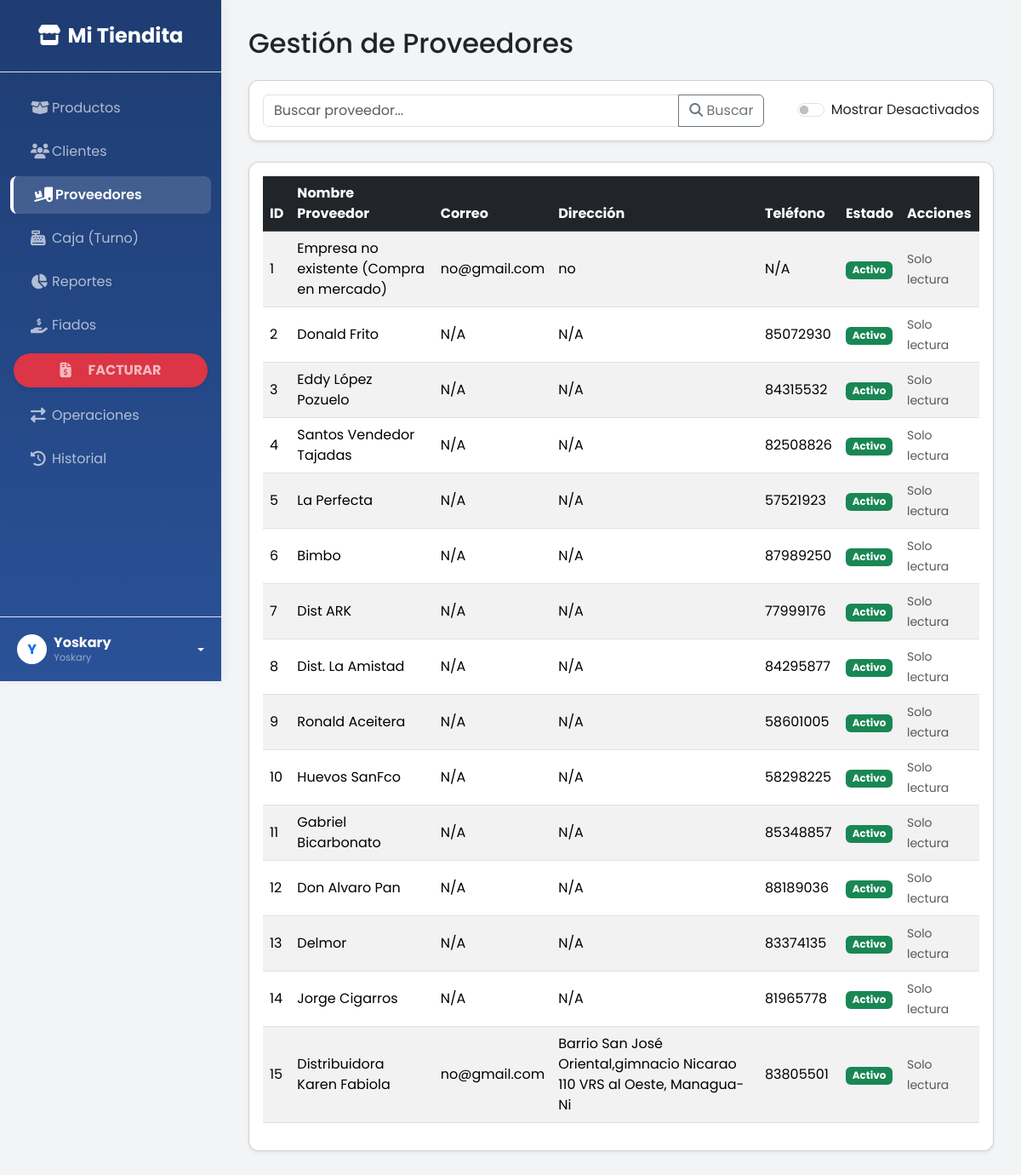
Page /proveedores/ (signed in) on the committed database.
### tienda/models.py (models this page shows, shortened)
class Proveedores(models.Model):
    id_proveedor = models.IntegerField(db_column='id_Proveedor', primary_key=True)
    nombre_proveedor = models.CharField(db_column='nombre_proveedor', max_length=100)
    correo = models.CharField(db_column='correo', max_length=100, blank=True, null=True)
    direccion = models.TextField(db_column='Direccion', blank=True, null=True)
    activo = models.BooleanField(db_column='Activo', default=True)
    class Meta:
        managed = True
        db_table = 'Proveedores'

class ProveedorTelefono(models.Model):
    id_telefonoprove = models.AutoField(db_column='id_telefonoProve', primary_key=True)
    id_proveedor = models.ForeignKey(Proveedores, models.DO_NOTHING, db_column='id_Proveedor')
    numero_telefono_p = models.CharField(db_column='numero_telefono_P', max_length=20)
    class Meta:
        managed = True
        db_table = 'ProveedorTelefono'

### tienda/views.py (the view)
    def wrapper(request, *args, **kwargs):
        if 'user_id' not in request.session:
            return redirect('login')
        return view_func(request, *args, **kwargs)

### tienda/views.py (called while the page is built)
def login_requerido(view_func):
    def wrapper(request, *args, **kwargs):
        if 'user_id' not in request.session:
            return redirect('login')
        return view_func(request, *args, **kwargs)
    return wrapper

### tienda/templates/tienda/proveedores.html (shortened to what this page needs)
{% extends 'tienda/base.html' %}
{% block content %}
    <div class="d-flex justify-content-between align-items-center mb-3">
        <h1 class="h2">Gestión de Proveedores</h1>
    </div>
    <div class="card shadow-sm mb-4">
        <div class="card-body">
            <form method="GET" action="{% url 'proveedores_lista' %}" class="d-flex justify-content-between">
                <div class="input-group" style="width: 70%;">
                    <input type="text" class="form-control" placeholder="Buscar proveedor..." name="q" value="{{ search_query }}">
                    <button class="btn btn-outline-secondary" type="submit"><i class="fas fa-search"></i> Buscar</button>
                </div>
                <div class="form-check form-switch align-self-center">
                    <input class="form-check-input" type="checkbox" id="mostrar_desactivados" name="mostrar_desactivados" value="true" {% if mostrando_desactivados %}checked{% endif %} onchange="this.form.submit()">
                    <label class="form-check-label" for="mostrar_desactivados">Mostrar Desactivados</label>
                </div>
            </form>
        </div>
    </div>
    <div class="card shadow-sm">
        <div class="card-body">
            <div class="table-responsive">
                <table class="table table-striped table-hover align-middle">
                    <thead class="table-dark">
                        <tr><th>ID</th><th>Nombre Proveedor</th><th>Correo</th><th>Dirección</th><th>Teléfono</th><th>Estado</th><th>Acciones</th></tr>
                    </thead>
                    <tbody>
                        {% for proveedor in proveedores %}
                        <tr {% if not proveedor.Activo %}class="opacity-50"{% endif %}>
                            <td>{{ proveedor.id_Proveedor }}</td>
                            <td>{% if not proveedor.Activo %}<s>{{ proveedor.nombre_proveedor }}</s>{% else %}{{ proveedor.nombre_proveedor }}{% endif %}</td>
                            <td>{{ proveedor.correo|default:"N/A" }}</td>
                            <td>{{ proveedor.Direccion|default:"N/A" }}</td>
                            <td>{{ proveedor.Telefonos|default:"N/A" }}</td>
                            <td>{% if proveedor.Activo %}<span class="badge bg-success">Activo</span>{% else %}<span class="badge bg-danger">Desactivado</span>{% endif %}</td>
                            <td>
                                {% if request.session.user_rol == 'Admin' %}
                                    <a href="{% url 'proveedores_editar' proveedor.id_Proveedor %}" class="btn btn-sm btn-warning"><i class="fas fa-edit"></i></a>
                                    {% if proveedor.Activo %}
                                        <button type="button" class="btn btn-sm btn-danger" data-bs-toggle="modal" data-bs-target="#confirmDeleteModal" data-prov-id="{{ proveedor.id_Proveedor }}" data-prov-name="{{ proveedor.nombre_proveedor }}"><i class="fas fa-trash"></i></button>
                                    {% else %}
                                        <a href="{% url 'proveedores_reactivar' proveedor.id_Proveedor %}" class="btn btn-sm btn-success"><i class="fas fa-check"></i></a>
                                    {% endif %}
                                {% else %}
                                    <span class="text-muted small">Solo lectura</span>
                                {% endif %}
                            </td>
                        </tr>
                        {% empty %}
                        <tr><td colspan="7" class="text-center">No se encontraron proveedores.</td></tr>
                        {% endfor %}
                    </tbody>
                </table>
            </div>
        </div>
    </div>
{% endblock %}

### tienda/templates/tienda/base.html (style rules this page uses)
body { font-family: 'Poppins', sans-serif; transition: background-color 0.3s, color 0.3s; }
[data-bs-theme="light"] body { background-color: #f3f4f6; color: #212529; }
.card { border-radius: 12px; box-shadow: 0 4px 6px rgba(0,0,0,0.05); }

### rows in the picture
Proveedores: nombre_proveedor "Empresa no existente (Compra en mercado)", correo "no@gmail.com", Direccion "no"
Proveedores: nombre_proveedor "Donald Frito"
ProveedorTelefono: Telefonos "85072930"
Proveedores: nombre_proveedor "Eddy López Pozuelo"
ProveedorTelefono: Telefonos "84315532"
Proveedores: nombre_proveedor "Santos Vendedor Tajadas"
ProveedorTelefono: Telefonos "82508826"
Proveedores: nombre_proveedor "La Perfecta"
ProveedorTelefono: Telefonos "57521923"
Proveedores: nombre_proveedor "Bimbo"
ProveedorTelefono: Telefonos "87989250"
Proveedores: nombre_proveedor "Dist ARK"
ProveedorTelefono: Telefonos "77999176"
Proveedores: nombre_proveedor "Dist. La Amistad"
ProveedorTelefono: Telefonos "84295877"
Proveedores: nombre_proveedor "Ronald Aceitera"
ProveedorTelefono: Telefonos "58601005"
Proveedores: nombre_proveedor "Huevos SanFco"
ProveedorTelefono: Telefonos "58298225"
Proveedores: nombre_proveedor "Gabriel Bicarbonato"
ProveedorTelefono: Telefonos "85348857"
Proveedores: nombre_proveedor "Don Alvaro Pan"
ProveedorTelefono: Telefonos "88189036"
Proveedores: nombre_proveedor "Delmor"
ProveedorTelefono: Telefonos "83374135"
Proveedores: nombre_proveedor "Jorge Cigarros"
ProveedorTelefono: Telefonos "81965778"
Proveedores: nombre_proveedor "Distribuidora Karen Fabiola", correo "no@gmail.com", Direccion "Barrio San José Oriental,gimnacio Nicarao 110 VRS al Oeste, Managua-Ni"
ProveedorTelefono: Telefonos "83805501"

### other values in the picture
{{ request.session.user_nombre|slice:":1"|upper }} "Y"
{{ request.session.user_nombre }} "Yoskary"
{{ request.session.user_rol }} "Yoskary"
{{ proveedor.id_Proveedor }} "1" "2" "3" "4" "5" "6" "7" "8" "9" "10" "11" "12" "13" "14" "15"
{{ proveedor.Telefonos|default:"N/A" }} "N/A"
{{ proveedor.correo|default:"N/A" }} "N/A" "N/A" "N/A" "N/A" "N/A" "N/A" "N/A" "N/A" "N/A" "N/A" "N/A" "N/A" "N/A"
{{ proveedor.Direccion|default:"N/A" }} "N/A" "N/A" "N/A" "N/A" "N/A" "N/A" "N/A" "N/A" "N/A" "N/A" "N/A" "N/A" "N/A"
